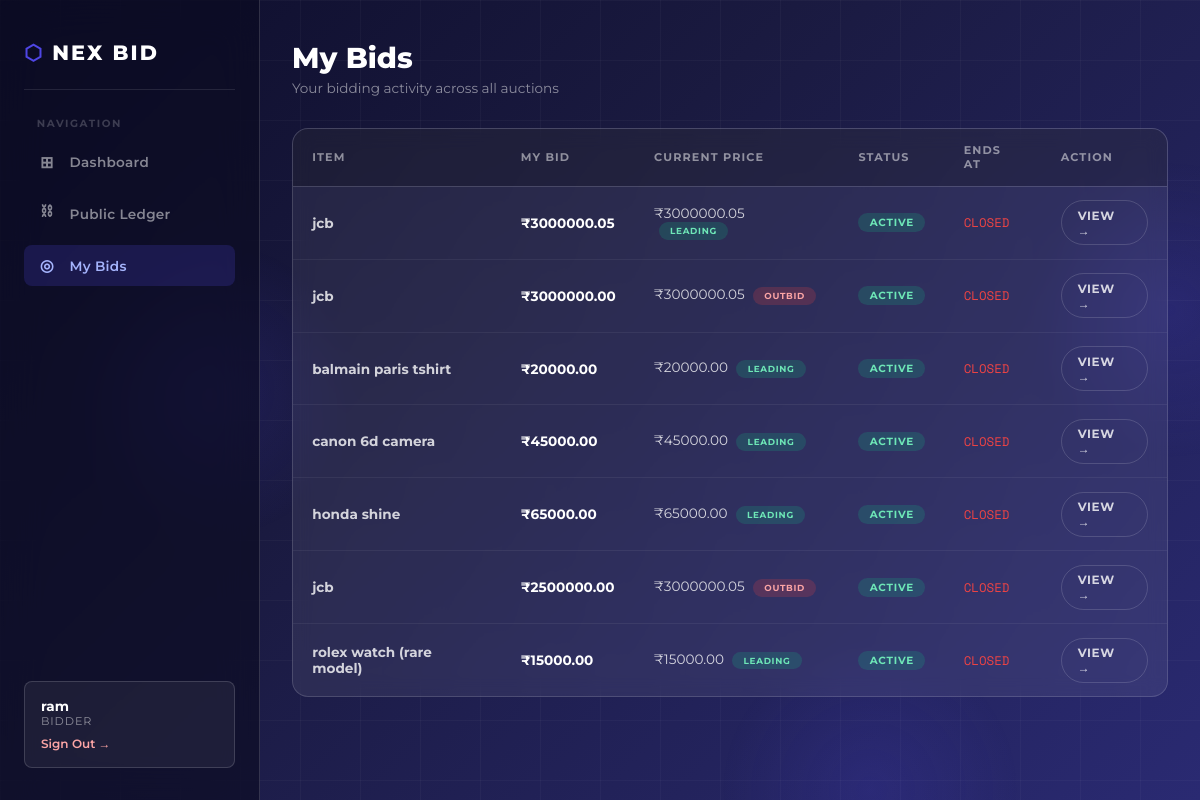
The app's page /my-bids (signed in) with its own data.
### tables this page shows
CREATE TABLE bids (
        id INTEGER PRIMARY KEY AUTOINCREMENT,
        item_id INTEGER NOT NULL,
        bidder_id INTEGER NOT NULL,
        amount REAL NOT NULL,
        placed_at TIMESTAMP DEFAULT CURRENT_TIMESTAMP,
        FOREIGN KEY (item_id) REFERENCES items(id),
        FOREIGN KEY (bidder_id) REFERENCES users(id)
    );

CREATE TABLE items (
        id INTEGER PRIMARY KEY AUTOINCREMENT,
        title TEXT NOT NULL,
        description TEXT,
        image_url TEXT,
        starting_price REAL NOT NULL,
        current_price REAL NOT NULL,
        seller_id INTEGER NOT NULL,
        winner_id INTEGER,
        expires_at TIMESTAMP NOT NULL,
        status TEXT DEFAULT 'active',
        created_at TIMESTAMP DEFAULT CURRENT_TIMESTAMP, category TEXT DEFAULT 'Other',
        FOREIGN KEY (seller_id) REFERENCES users(id),
        FOREIGN KEY (winner_id) REFERENCES users(id)
    );

### app.py (the view)
@app.route('/my-bids')
@login_required
def my_bids():
    db = get_db()
    bids = db.execute(
        "SELECT b.*, i.title, i.current_price, i.status, i.expires_at FROM bids b JOIN items i ON b.item_id=i.id WHERE b.bidder_id=? ORDER BY b.placed_at DESC",
        (session['user_id'],)
    ).fetchall()
    return render_template('my_bids.html', bids=bids)

### app.py (called while the page is built)
def get_db():
    if 'db' not in g:
        g.db = sqlite3.connect(DB_PATH)
        g.db.row_factory = sqlite3.Row
    return g.db

def login_required(f):
    @wraps(f)
    def decorated(*args, **kwargs):
        if 'user_id' not in session:
            return redirect(url_for('login'))
        return f(*args, **kwargs)
    return decorated

### templates/my_bids.html (shortened to what this page needs)
{% extends 'base.html' %}
{% block content %}
<div class="page-header">
  <div>
    <h1>My Bids</h1>
    <p class="page-subtitle">Your bidding activity across all auctions</p>
  </div>
</div>
{% if bids %}
<div class="table-wrapper">
  <table>
    <thead>
      <tr><th>Item</th><th>My Bid</th><th>Current Price</th><th>Status</th><th>Ends At</th><th>Action</th></tr>
    </thead>
    <tbody>
      {% for bid in bids %}
      <tr>
        <td><strong>{{ bid.title }}</strong></td>
        <td style="font-weight:700;color:white;">₹{{ '%.2f' % bid.amount }}</td>
        <td>
          ₹{{ '%.2f' % bid.current_price }}
          {% if bid.amount == bid.current_price and bid.status == 'active' %}
          <span class="badge badge-active" style="margin-left:0.3rem;font-size:0.55rem;">Leading</span>
          {% elif bid.amount < bid.current_price %}
          <span class="badge badge-closed" style="margin-left:0.3rem;font-size:0.55rem;">Outbid</span>
          {% endif %}
        </td>
        <td><span class="badge badge-{{ bid.status }}">{{ bid.status | upper }}</span></td>
        <td>
          {% if bid.status == 'active' %}
          <span class="card-timer" data-expires="{{ bid.expires_at }}" style="font-size:0.78rem;">Loading...</span>
          {% else %}
          <span style="opacity:0.4;font-size:0.78rem;">Closed</span>
          {% endif %}
        </td>
        <td>
          <a href="{{ url_for('item_detail', item_id=bid.item_id) }}" class="btn btn-outline btn-sm">View →</a>
        </td>
      </tr>
      {% endfor %}
    </tbody>
  </table>
</div>
{% endif %}
{% endblock %}

### static/style.css (style rules this page uses)
*, *::before, *::after { box-sizing: border-box; margin: 0; padding: 0; }
:root { --bg-deep: #0d0d2b; --bg-dark: #1a1a40; --bg-mid: #1f1f5a; --bg-grad: #2a2a72; --accent: #4f46e5; --accent2: #7c3aed; --gold: #f59e0b; --cyan: #06b6d4; --white: #ffffff; --white80: rgba(255,255,255,0.8); --white50: rgba(255,255,255,0.5); --white20: rgba(255,255,255,0.2); --white10: rgba(255,255,255,0.1); --white06: rgba(255,255,255,0.06); --glass-bg: rgba(255,255,255,0.07); --glass-border: rgba(255,255,255,0.15); --glass-hover: rgba(255,255,255,0.12); --danger: #ef4444; --success: #10b981; --warning: #f59e0b; --radius: 16px; --radius-sm: 8px; --font: 'Montserrat', sans-serif; --font-mono: 'Space Mono', monospace; --transition: 0.3s cubic-bezier(0.4, 0, 0.2, 1); }
html { scroll-behavior: smooth; }
body { font-family: var(--font); background: linear-gradient(135deg, var(--bg-deep) 0%, var(--bg-dark) 40%, var(--bg-grad) 100%); min-height: 100vh; color: var(--white); overflow-x: hidden; }
.page-header { margin-bottom: 2rem; display: flex; align-items: flex-start; justify-content: space-between; flex-wrap: wrap; gap: 1rem; }
.page-header h1 { font-size: 1.8rem; font-weight: 800; }
.page-subtitle { font-size: 0.85rem; color: var(--white50); margin-top: 0.3rem; }
.btn { display: inline-flex; align-items: center; gap: 0.5rem; padding: 0.6rem 1.4rem; border-radius: 50px; font-family: var(--font); font-size: 0.85rem; font-weight: 700; letter-spacing: 0.05em; text-transform: uppercase; cursor: pointer; text-decoration: none; border: none; transition: var(--transition); }
.btn-outline { background: transparent; border: 1px solid var(--glass-border); color: var(--white80); }
.btn-sm { padding: 0.4rem 1rem; font-size: 0.75rem; }
.card-timer { display: flex; align-items: center; gap: 0.4rem; font-size: 0.75rem; color: var(--gold); font-family: var(--font-mono); }
.card-timer.urgent { color: var(--danger); animation: blink 1s ease infinite; }
.table-wrapper { background: var(--glass-bg); border: 1px solid var(--glass-border); border-radius: var(--radius); overflow: hidden; backdrop-filter: blur(10px); overflow-x: auto; }
table { width: 100%; border-collapse: collapse; font-size: 0.85rem; }
thead th { padding: 0.9rem 1.2rem; text-align: left; font-size: 0.7rem; font-weight: 700; letter-spacing: 0.1em; text-transform: uppercase; color: var(--white50); background: rgba(0,0,0,0.2); border-bottom: 1px solid var(--glass-border); }
tbody tr { border-bottom: 1px solid var(--white06); transition: background 0.2s; }
tbody tr:last-child { border-bottom: none; }
td { padding: 0.85rem 1.2rem; color: var(--white80); }
.badge { display: inline-flex; align-items: center; padding: 0.2rem 0.7rem; border-radius: 50px; font-size: 0.65rem; font-weight: 700; letter-spacing: 0.08em; text-transform: uppercase; }
.badge-active { background: rgba(16,185,129,0.2); color: #6ee7b7; }
.badge-closed { background: rgba(239,68,68,0.2); color: #fca5a5; }

### records on screen
bids: title "jcb", amount "3000000.05", shows "LEADING", status "ACTIVE"
items: current_price "3000000.05"
bids: title "jcb", amount "3000000.00", shows "OUTBID", status "ACTIVE"
bids: title "balmain paris tshirt", amount "20000.00", shows "LEADING", status "ACTIVE"
items: current_price "20000.00"
bids: title "canon 6d camera", amount "45000.00", shows "LEADING", status "ACTIVE"
items: current_price "45000.00"
bids: title "honda shine", amount "65000.00", shows "LEADING", status "ACTIVE"
items: current_price "65000.00"
bids: title "jcb", amount "2500000.00", shows "OUTBID", status "ACTIVE"
bids: title "rolex watch (rare model)", amount "15000.00", shows "LEADING", status "ACTIVE"
items: current_price "15000.00"

### other values on screen
{{ session.get('username', 'Guest') }} "ram"
{{ session.get('role', 'bidder') | upper }} "BIDDER"
